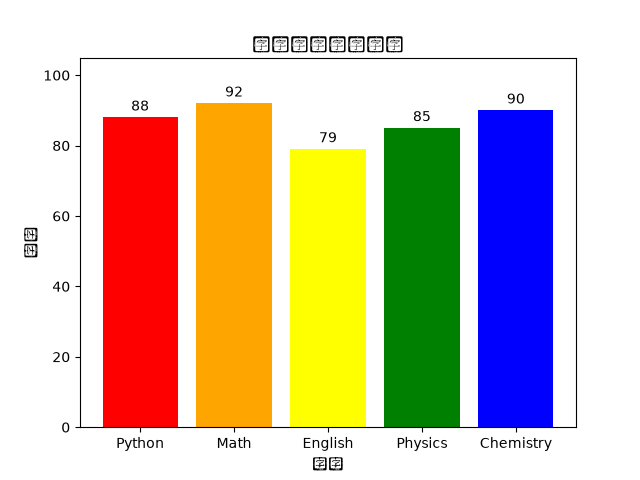

This figure's Python source:
import matplotlib.pyplot as plt

courses = ["Python", "Math", "English", "Physics", "Chemistry"]
scores = [88, 92, 79, 85, 90]
colors = ["red", "orange", "yellow", "green", "blue"]

bars = plt.bar(courses, scores, color=colors)

for bar in bars:
  height = bar.get_height()
  plt.text(
      bar.get_x() + bar.get_width() / 2.0,
      height + 1,
      str(height),
      ha="center",
      va="bottom",
  )

plt.ylim(0, 105)
plt.xlabel("课程")
plt.ylabel("成绩")
plt.title("平均五门课柱状图")
plt.show()
